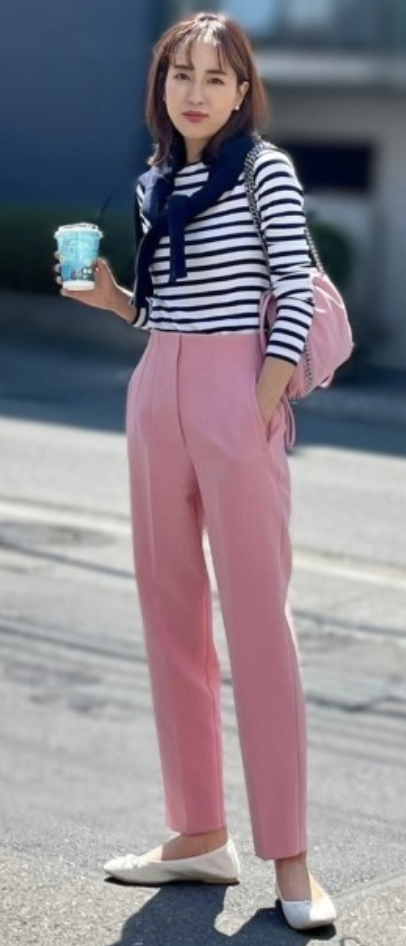
#> input picture target_persons/image.png, 406 x 946 px
$ python -i detect-clothes-equal-human.py   (imports and definitions only)
#> lines starting #> are read from the running program, lines starting #| are printed output that depends on the picture
import cv2
import numpy as np
import os
import logging
import glob
from ultralytics import YOLO
import time
import matplotlib.pyplot as plt
import matplotlib.patches as patches

# ロギングの設定
# [1 line not run here, left out]

# YOLOv8モデルの読み込み (セグメンテーションモデルを使用)
# [1 line that did not run here, left out]

def rgb_to_hex(rgb):
    return '#{:02x}{:02x}{:02x}'.format(int(rgb[2]), int(rgb[1]), int(rgb[0]))  # OpenCVはBGR順なので注意

def hsv_to_rgb(hsv):
    return cv2.cvtColor(np.uint8([[hsv]]), cv2.COLOR_HSV2RGB)[0][0]

# [20 lines left out: function extract_color_features, not called in this run]

def extract_clothing_features(img):
    results = yolo_model(img)

    # 検出結果が空の場合、早期リターン
    if len(results) == 0 or len(results[0].boxes) == 0:
        logging.warning("人物が検出されませんでした。")
        return None, None, None, None

    for r in results:
        masks = r.masks
        boxes = r.boxes

        # マスクまたはボックスが存在しない場合、次のイテレーションへ
        if masks is None or boxes is None or len(masks) == 0 or len(boxes) == 0:
            logging.warning("マスクまたはボックスが存在しません。")
            continue

        for mask, box in zip(masks, boxes):
            cls = int(box.cls[0])
            if r.names[cls] == 'person':
                x1, y1, x2, y2 = box.xyxy[0]
                x1, y1, x2, y2 = int(x1), int(y1), int(x2), int(y2)

                # セグメンテーションマスクを取得
                segment_mask = mask.data[0].cpu().numpy()
                segment_mask = (segment_mask * 255).astype(np.uint8)
                segment_mask = cv2.resize(segment_mask, (img.shape[1], img.shape[0]))

                height = y2 - y1
                # 上半身の領域
                upper_y1 = y1
                upper_y2 = y1 + height // 2
                upper_mask = segment_mask[upper_y1:upper_y2, x1:x2]
                upper_region = img[upper_y1:upper_y2, x1:x2]

                # 下半身の領域
                lower_y1 = y1 + height // 2
                lower_y2 = y2
                lower_mask = segment_mask[lower_y1:lower_y2, x1:x2]
                lower_region = img[lower_y1:lower_y2, x1:x2]

                if upper_region.size == 0 or lower_region.size == 0:
                    continue

                # 上半身と下半身の特徴を抽出
                upper_features = extract_color_features(upper_region, upper_mask)
                lower_features = extract_color_features(lower_region, lower_mask)

                return upper_features, lower_features, (x1, upper_y1, x2, upper_y2), (x1, lower_y1, x2, lower_y2)

    logging.warning("適切な人物の服装領域が検出されませんでした。")
    return None, None, None, None
# analyze_clothing 関数の変更 (主に可視化部分)
# [223 lines left out: functions analyze_clothing, load_target_images, feature_similarity, detect_specific_person, take_photo, main, not called in this run]
# [2 lines not run here, left out]

>>> import cv2
>>> picture = cv2.imread('target_persons/image.png', cv2.IMREAD_GRAYSCALE)
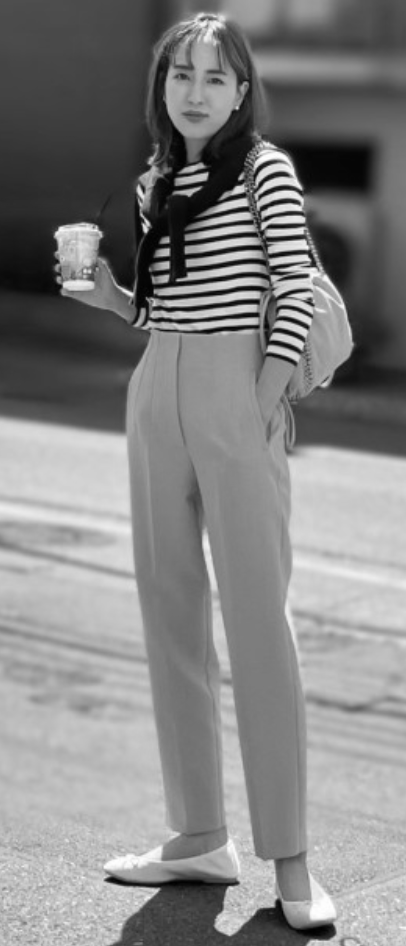
#> picture: shape (946, 406); min 0, max 254, mean 130.5
#> (the run stopped early here; a loop or call above may not have finished)
